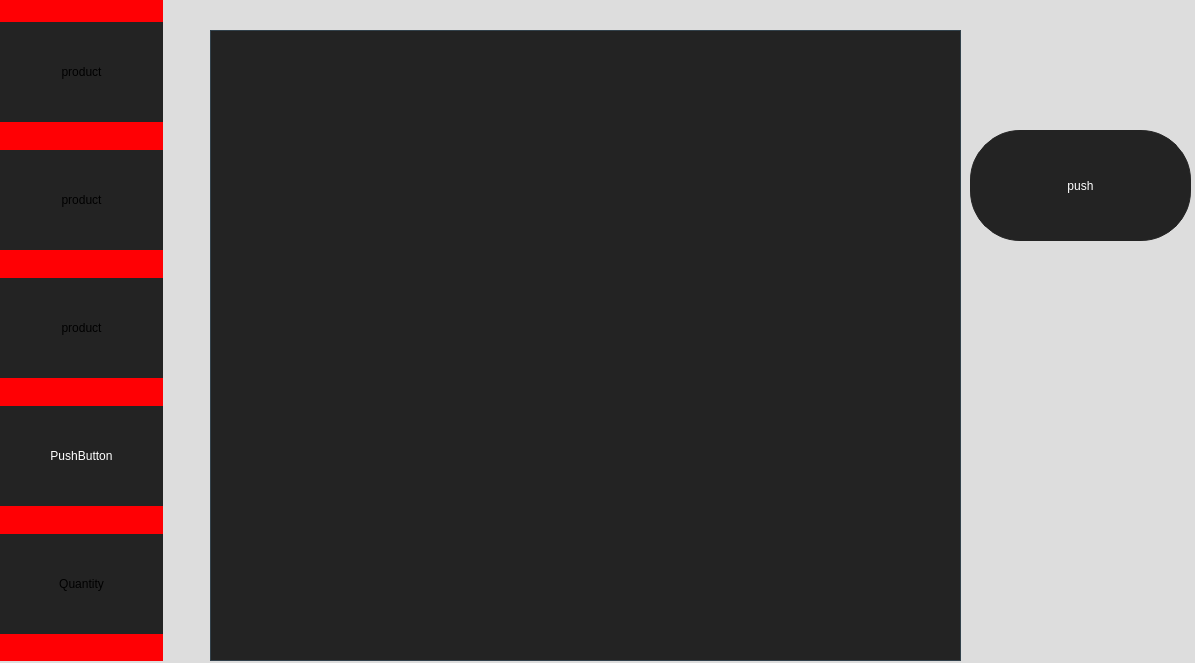
<?xml version="1.0" encoding="UTF-8"?>
<ui version="4.0">
 <class>MainWindow</class>
 <widget class="QMainWindow" name="MainWindow">
  <property name="geometry">
   <rect>
    <x>0</x>
    <y>0</y>
    <width>1195</width>
    <height>663</height>
   </rect>
  </property>
  <property name="windowTitle">
   <string>MainWindow</string>
  </property>
  <property name="styleSheet">
   <string notr="true">background-color: rgb(221, 221, 221);</string>
  </property>
  <widget class="QWidget" name="centralwidget">
   <widget class="RippleButton" name="openSideBarBT">
    <property name="geometry">
     <rect>
      <x>970</x>
      <y>130</y>
      <width>221</width>
      <height>111</height>
     </rect>
    </property>
    <property name="styleSheet">
     <string notr="true">QPushButton
{
	background-color: rgb(35, 35, 35);
	color: #ffffff;
	border-style: solid;
	border-width: 1px;
	border-radius: 50px;
	border-color: rgb(35, 35, 35);
	padding: 5px;
	font: 15pt &quot;Microsoft Sans Serif&quot;;

}

QPushButton::hover
{
	
	background-color: rgb(40,40,40);
	color: rgb(255,255,255);
	border-style: solid;
	border-radius: 50px;
	padding: 5px;

}</string>
    </property>
    <property name="text">
     <string>push</string>
    </property>
    <property name="iconSize">
     <size>
      <width>100</width>
      <height>60</height>
     </size>
    </property>
    <property name="flat">
     <bool>true</bool>
    </property>
   </widget>
   <widget class="SideBar" name="widget" native="true">
    <property name="geometry">
     <rect>
      <x>0</x>
      <y>0</y>
      <width>163</width>
      <height>661</height>
     </rect>
    </property>
    <property name="minimumSize">
     <size>
      <width>2</width>
      <height>2</height>
     </size>
    </property>
    <property name="styleSheet">
     <string notr="true">background-color: rgb(255, 0, 4);</string>
    </property>
    <layout class="QVBoxLayout" name="verticalLayout">
     <item>
      <widget class="RippleButton" name="pushButton_3">
       <property name="minimumSize">
        <size>
         <width>50</width>
         <height>100</height>
        </size>
       </property>
       <property name="styleSheet">
        <string notr="true">background-color: rgb(35,35,35);
border-radius: 0px;</string>
       </property>
       <property name="text">
        <string>product</string>
       </property>
      </widget>
     </item>
     <item>
      <widget class="RippleButton" name="pushButton_7">
       <property name="minimumSize">
        <size>
         <width>50</width>
         <height>100</height>
        </size>
       </property>
       <property name="styleSheet">
        <string notr="true">background-color: rgb(35,35,35);
border-radius: 0px;</string>
       </property>
       <property name="text">
        <string>product</string>
       </property>
      </widget>
     </item>
     <item>
      <widget class="RippleButton" name="pushButton_5">
       <property name="minimumSize">
        <size>
         <width>50</width>
         <height>100</height>
        </size>
       </property>
       <property name="styleSheet">
        <string notr="true">background-color: rgb(35,35,35);
border-radius: 0px;</string>
       </property>
       <property name="text">
        <string>product</string>
       </property>
      </widget>
     </item>
     <item>
      <widget class="RippleButton" name="pushButton">
       <property name="minimumSize">
        <size>
         <width>50</width>
         <height>100</height>
        </size>
       </property>
       <property name="styleSheet">
        <string notr="true">QPushButton
{
	background-color: rgb(35, 35, 35);
	color: #ffffff;
	padding: 5px;
	border-radius: 0px;
	font: 15pt &quot;Microsoft Sans Serif&quot;;
}

QPushButton::hover
{
	background-color: rgb(85, 85, 85);
	color: rgb(255,255,255);
	border-radius: 0px;
	padding: 5px;
}</string>
       </property>
       <property name="text">
        <string>PushButton</string>
       </property>
      </widget>
     </item>
     <item>
      <widget class="RippleButton" name="pushButton_4">
       <property name="minimumSize">
        <size>
         <width>50</width>
         <height>100</height>
        </size>
       </property>
       <property name="styleSheet">
        <string notr="true">background-color: rgb(35,35,35);
border-radius: 0px;
</string>
       </property>
       <property name="text">
        <string>Quantity</string>
       </property>
      </widget>
     </item>
    </layout>
   </widget>
   <widget class="QTableView" name="tableView">
    <property name="geometry">
     <rect>
      <x>210</x>
      <y>30</y>
      <width>751</width>
      <height>631</height>
     </rect>
    </property>
    <property name="styleSheet">
     <string notr="true">QTableView
{
    
	background-color: rgb(35,35,35);
    border: 1px solid #32414B;
    color: rgb(255,255,255);
    gridline-color:  rgb(0,0,0);
    outline : 0;
}


QTableView::disabled
{
    background-color: #242526;
    border: 1px solid #32414B;
    color: #656565;
    gridline-color: #656565;
    outline : 0;

}


QTableView::item:hover 
{
    background-color: rgb(85,85,85);
    color: rgb(255,255,255);

}


QTableView::item:selected 
{
    background-color: rgb(0,0,0);
    border: 1px solid rgb(255,235,12);
    color: rgb(255,235,12);

}


QTableView::item:selected:disabled
{
    background-color: #1a1b1c;
    border: 2px solid #525251;
    color: #656565;

}


QTableCornerButton::section
{
	
	
    background-color: rgb(255,235,12);
    color: rgb(255,255,255);

}


QHeaderView::section
{
    background-color: rgb(255,235,12);
    color: rgb(0,0,0);
    text-align: left;
	padding: 4px;
	font: 12pt &quot;Segoe UI&quot;;
}


QHeaderView::section:disabled
{
    background-color: rgb(0,0,0);
    color: #656565;

}


QHeaderView::section:checked
{
	
	border-color: rgb(0, 0, 0);
    color: #fff;
    background-color:  rgb(25,25,25);

}


QHeaderView::section:checked:disabled
{
    color: #656565;
    background-color: #525251;

}


QHeaderView::section::vertical::first,
QHeaderView::section::vertical::only-one
{
    border-top: 1px solid #353635;
}


QHeaderView::section::vertical
{
    border-top: 1px solid #353635;

}


QHeaderView::section::horizontal::first,
QHeaderView::section::horizontal::only-one
{
    border-left: 1px solid #353635;

}


QHeaderView::section::horizontal
{
    border-left: 1px solid #353635;

}
QScrollBar:vertical
{
    background-color: #3d3d3d;
    width: 13px;
	border-radius: 5px;
    margin: 16px 0 16px 0;
    border: 1px solid #222222;

}


QScrollBar::handle:vertical
{
    background-color: rgb(255,235,12);
	width: 5px;
    min-height: 20px;
	border-radius: 5px;
}


QScrollBar::add-line:vertical
{
   background: none;
}


QScrollBar::sub-line:vertical
{
   background: none;
}


QScrollBar::up-arrow:vertical
{
    background: none;
}


QScrollBar::down-arrow:vertical
{
   background: none;
}


QScrollBar::add-page:vertical, QScrollBar::sub-page:vertical
{
    background: none;

}
</string>
    </property>
   </widget>
  </widget>
 </widget>
 <customwidgets>
  <customwidget>
   <class>SideBar</class>
   <extends>QWidget</extends>
   <header location="global">sidebar.hpp</header>
   <container>1</container>
  </customwidget>
  <customwidget>
   <class>RippleButton</class>
   <extends>QPushButton</extends>
   <header>ripplebutton.hpp</header>
  </customwidget>
 </customwidgets>
 <resources/>
 <connections/>
</ui>
